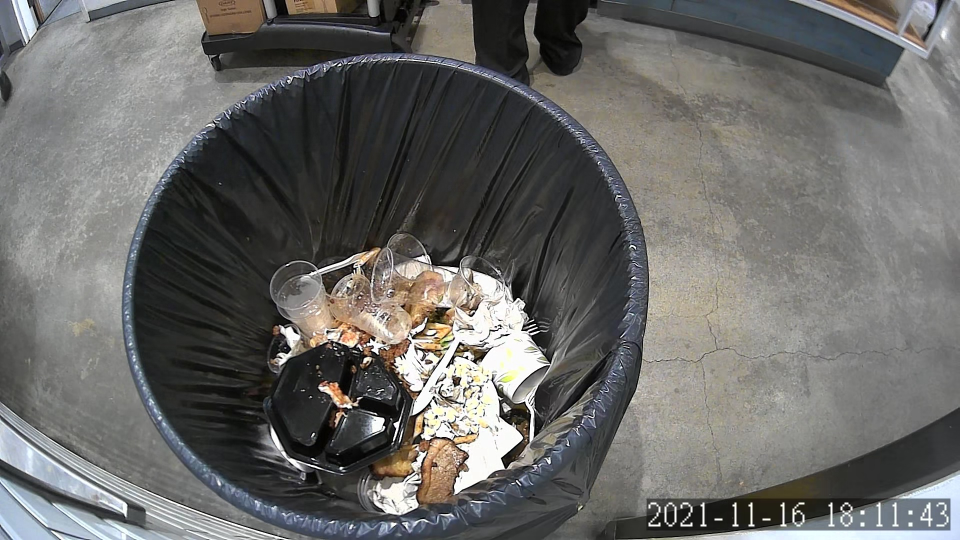
#> input picture images/Test_Set/frame104_11-16_1819_Front.jpg, 1920 x 1080 px, found by its file name (shown at 1/2 size); its folder holds only this picture in this run
$ python blackened_image_noise.py
#> lines starting #> are read from the running program, lines starting #| are printed output that depends on the picture; after the words box and inside, x2 and y2 are one past the last pixel; in counts of white or black regions, pixels touching at a corner belong together
import cv2
import numpy as np
import os

# Tuned Circle Parameter to find optimal circle. Will likely need to tune for
# each individual image
minDist = 100
param1 = 30 #500
param2 = 50 #200 #smaller value-> more false circles
minRadius = 200
maxRadius = 1000 #10

read_directory = r'C:\Users\IvanZou\OneDrive\Documents\OpenCV_Python3\Waste_Detection\images\Test_Set'
write_directory = r'C:\Users\IvanZou\OneDrive\Documents\OpenCV_Python3\Waste_Detection\images\Masked_Test'

for filename in os.listdir(read_directory):
  if filename.endswith(".jpg") or filename.endswith(".png"):
    path = os.path.join(read_directory, filename)

    img = cv2.imread(path)
#> img is the input picture: shape (1080, 1920, 3); mean B, G, R 103.2, 105.3, 105.9
    img = cv2.resize(img, (920, 540))
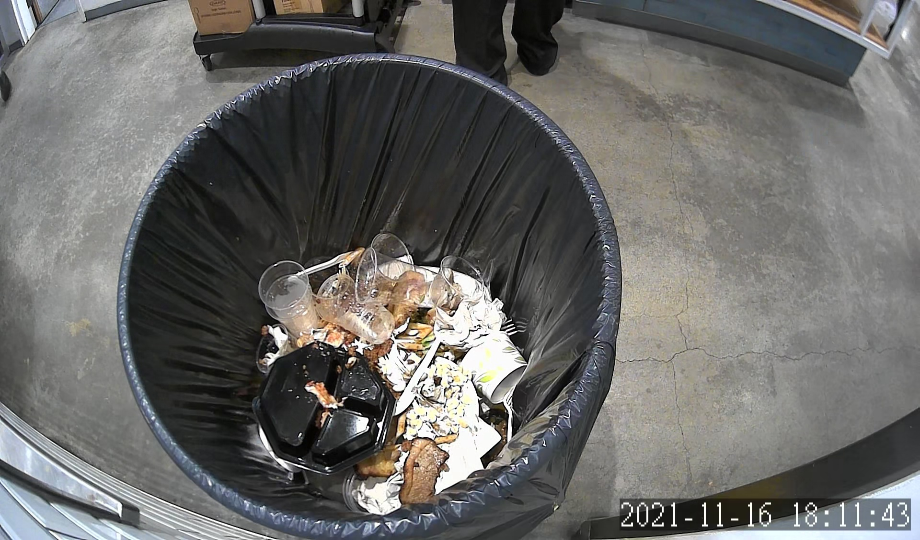
#> img: shape (540, 920, 3); mean B, G, R 103.1, 105.3, 105.9
    gray = cv2.cvtColor(img, cv2.COLOR_BGR2GRAY)
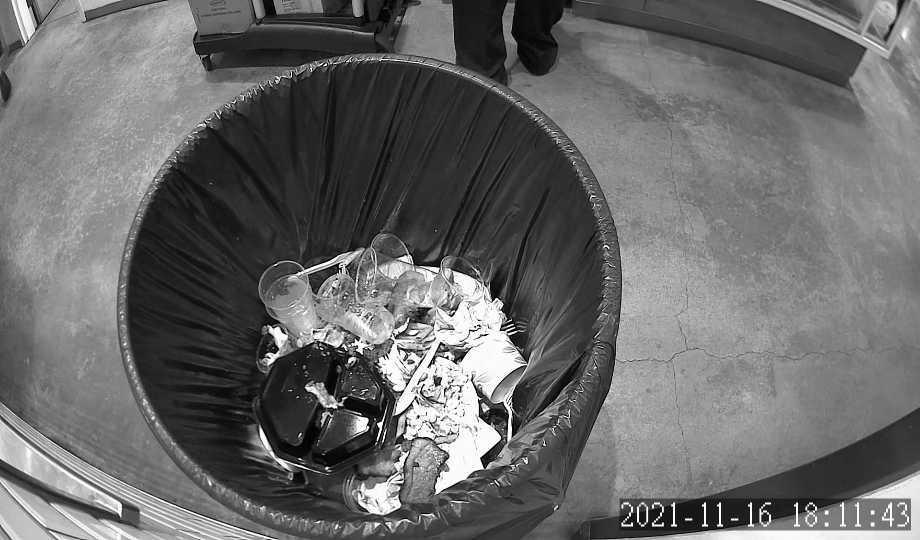
#> gray: shape (540, 920); min 0, max 255, mean 105.2

    blurred = cv2.medianBlur(gray, 25) #cv2.bilateralFilter(gray,10,50,50)
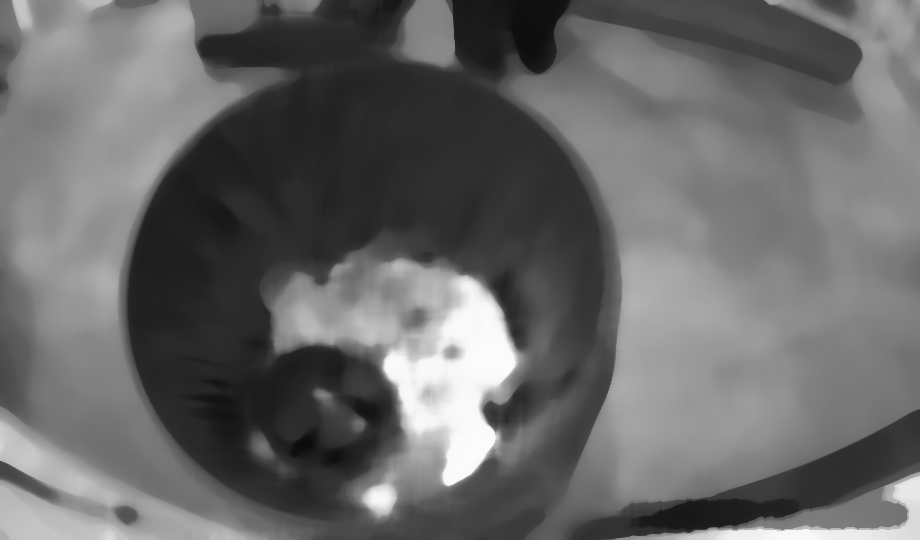
#> blurred: shape (540, 920); min 12, max 251, mean 104.5
    circles = cv2.HoughCircles(blurred, cv2.HOUGH_GRADIENT, 1, minDist, param1=param1, param2=param2, minRadius=minRadius, maxRadius=maxRadius)
#> circles = [[349.5, 295.5, 226.6]]

    if circles is None:
      print(filename)
      continue

    max_area_i = []
    max_area = 0
    if circles is not None:
      circles = np.uint16(np.around(circles))
#> circles = [[350, 296, 227]]
      for i in circles[0,:]:
        print(circles)
        # if (((i[0] < 800 and i[0] > 200) or (i[1] > 100 and i[1] < 800)) and (i[2] > 200 and i[2] < 300)):
        if ((i[0] < 600) and (i[1] > 200)):
          area = 3.14 * i[2] * i[2]
          if area > max_area:
            max_area_i = i
            max_area = area
#> this loop made 1 pass
#> (area, max_area_i, max_area) on pass 1: (161801.1, [350, 296, 227], 161801.1)
#| [[[350 296 227]]]
#> after the loop, max_area = 161801.1

    cv2.circle(img, (max_area_i[0], max_area_i[1]), max_area_i[2], (0, 0, 0), 2)
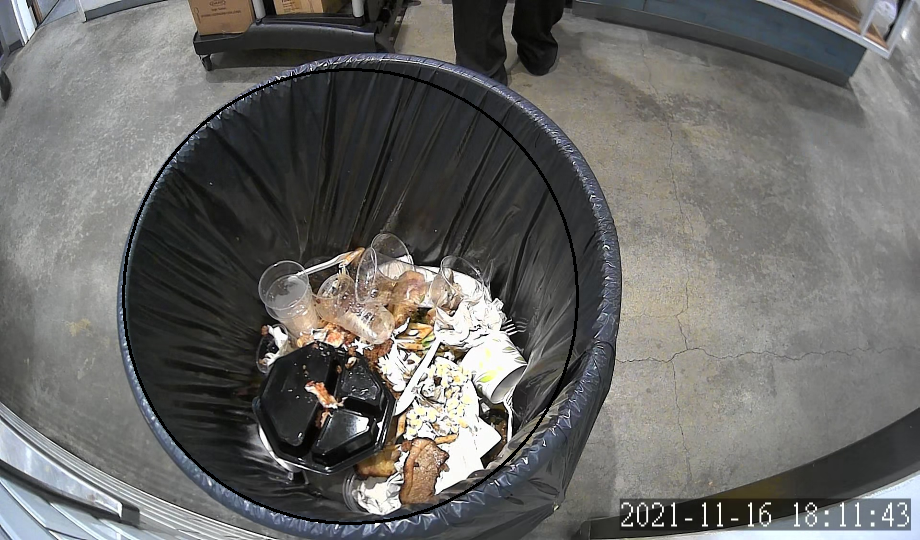
#> img: shape (540, 920, 3); 0.86% of pixels changed, all inside (x1, y1, x2, y2) = (122, 68, 579, 525)

    mask = np.zeros_like(img)
    mask = cv2.circle(mask, (max_area_i[0], max_area_i[1]), max_area_i[2], (255,255,255), -1)
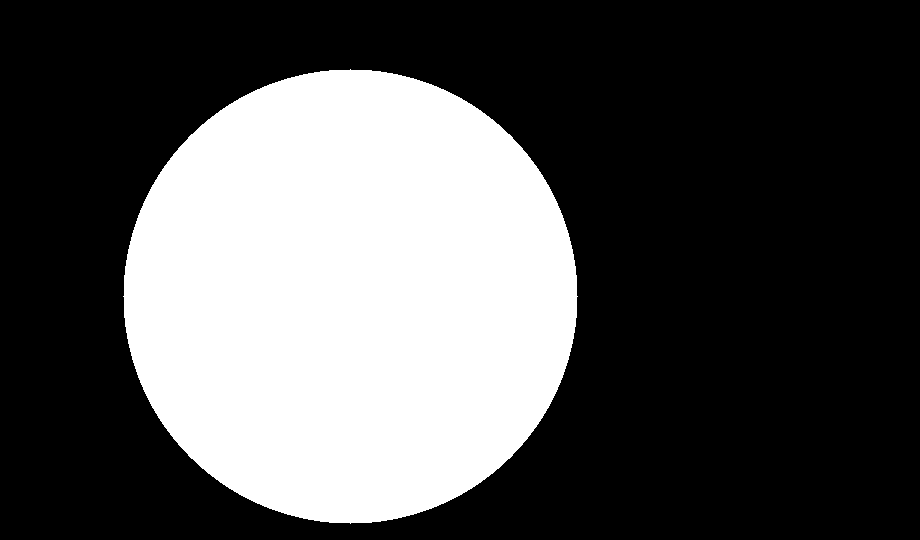
#> mask: shape (540, 920, 3); 32.6% white; 1 white region, box (x1, y1, x2, y2) and area: (123, 69, 578, 524) 161837

    # apply mask to image
    result = cv2.bitwise_and(img, mask)
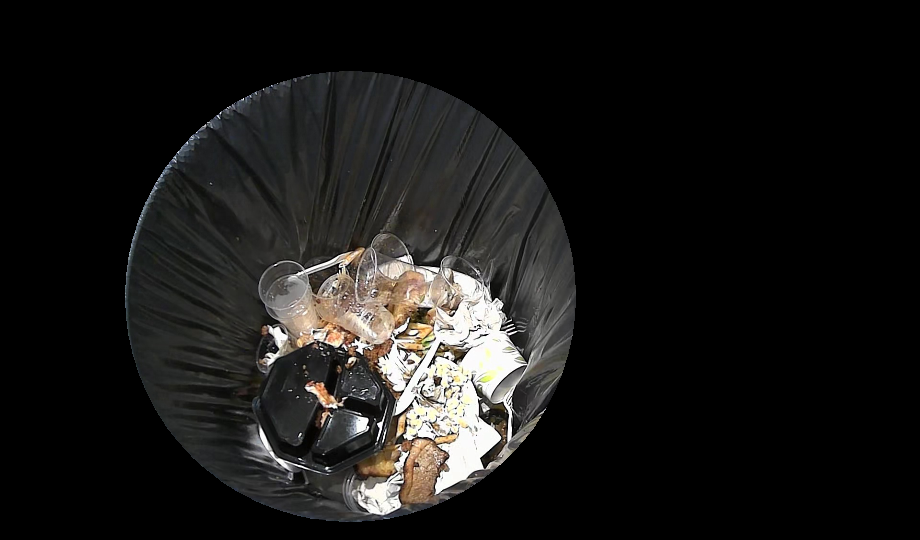
#> result: shape (540, 920, 3); mean B, G, R 23.4, 24.7, 25.5

    os.chdir(write_directory)
    cv2.imwrite(filename, result)

  else:
    continue

$ run again, on images/Test_Set/frame148_11-16_1253_Front.jpg
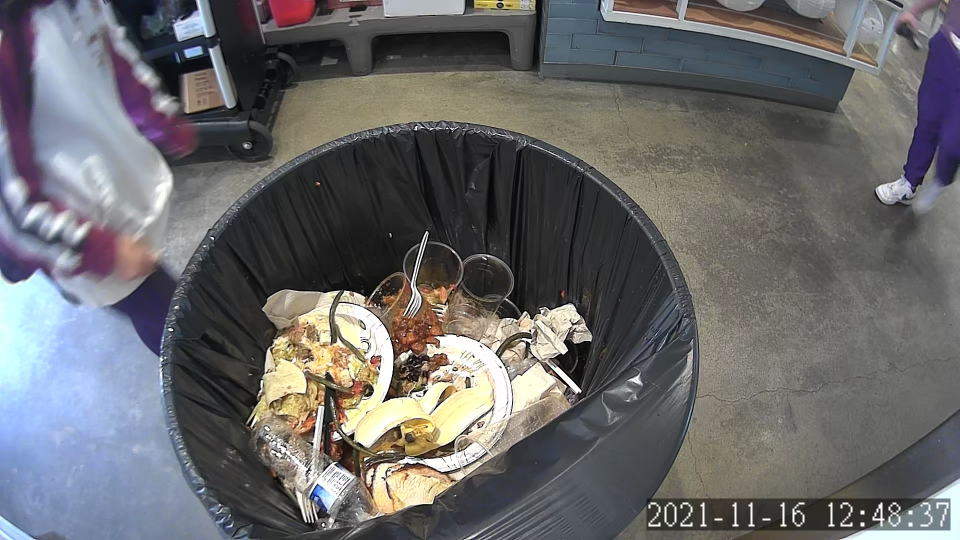
#> input picture images/Test_Set/frame148_11-16_1253_Front.jpg, 1920 x 1080 px, found by its file name (shown at 1/2 size)
#> img is the input picture: shape (1080, 1920, 3); mean B, G, R 106.4, 105.2, 105.5
#> `blurred = cv2.medianBlur(gray, 25)`:
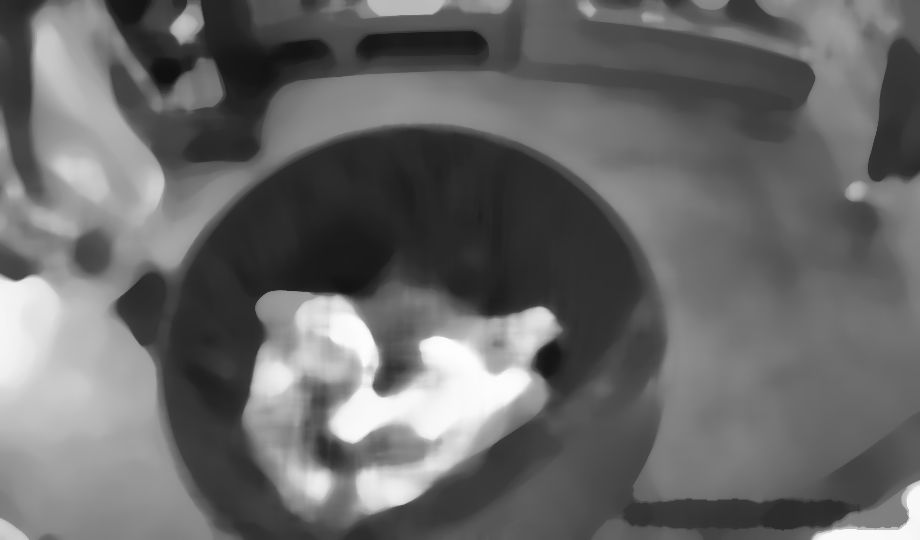
#> blurred: shape (540, 920); min 15, max 253, mean 104.8
#> `circles = cv2.HoughCircles(blurred, cv2.HOUGH_GRADIENT, 1, minDist, pa..`: circles = [[414.5, 376.5, 249.2]]
#> `circles = np.uint16(np.around(circles))`: circles = [[414, 376, 249]]
#> the loop `for i in circles[0,:]:` made 1 pass
#> (area, max_area_i, max_area) on pass 1: (194683.1, [414, 376, 249], 194683.1)
#> (printed output is left out)
#> after the loop `for i in circles[0,:]:`: max_area = 194683.1
#> mask: shape (540, 920, 3); 34.7% white; 1 white region, box (x1, y1, x2, y2) and area: (165, 127, 664, 540) 172473
#> `result = cv2.bitwise_and(img, mask)`:
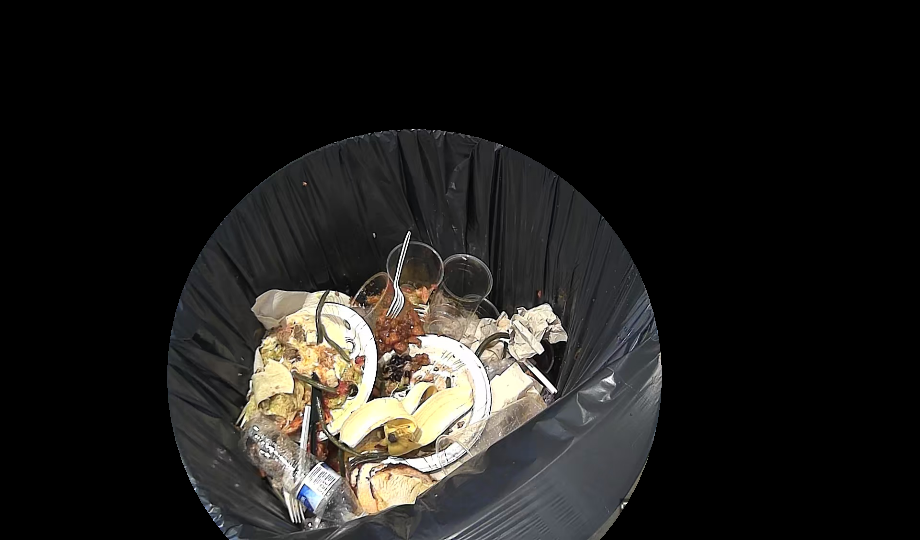
#> result: shape (540, 920, 3); mean B, G, R 28.7, 31, 32.3

$ run again, on images/Test_Set/frame156_11-16_1223_Front.jpg
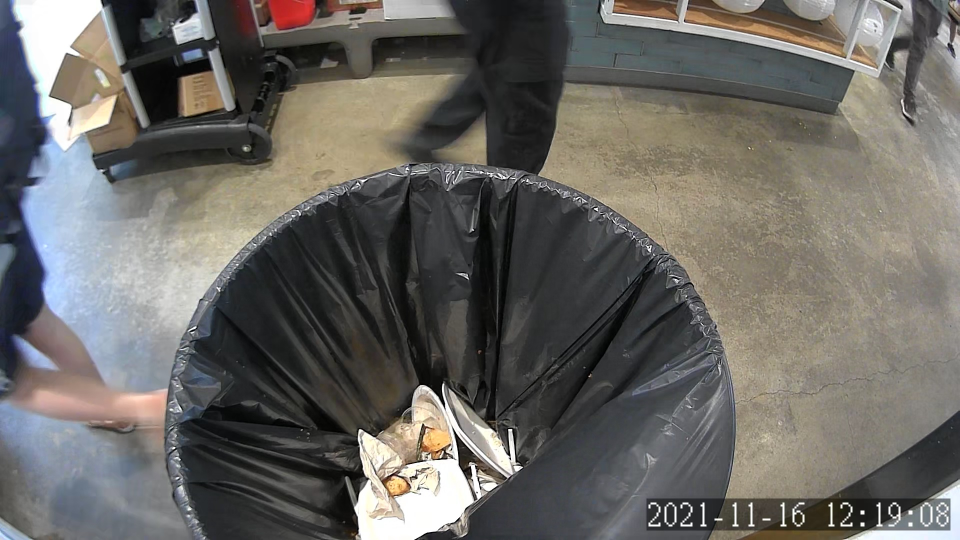
#> input picture images/Test_Set/frame156_11-16_1223_Front.jpg, 1920 x 1080 px, found by its file name (shown at 1/2 size)
#> img is the input picture: shape (1080, 1920, 3); mean B, G, R 99.5, 103.8, 106.1
#> `blurred = cv2.medianBlur(gray, 25)`:
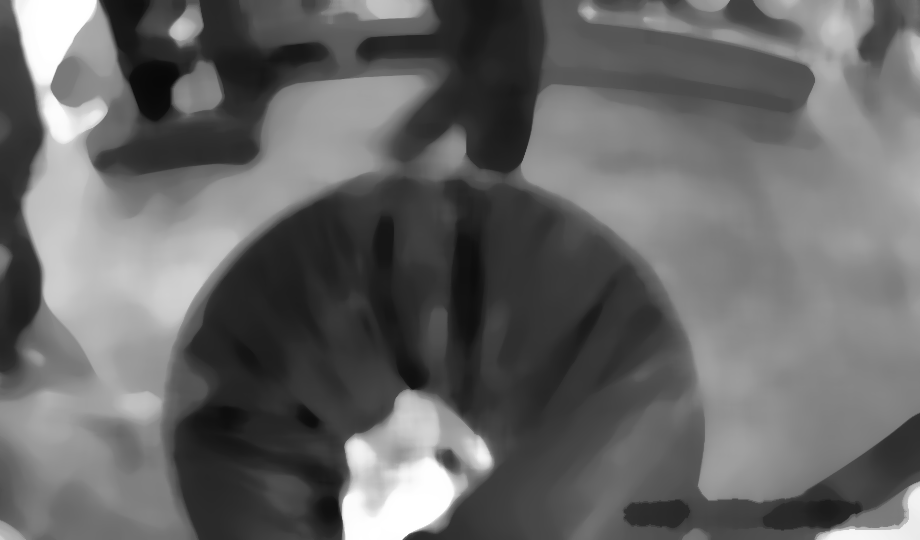
#> blurred: shape (540, 920); min 8, max 255, mean 103
#> `circles = cv2.HoughCircles(blurred, cv2.HOUGH_GRADIENT, 1, minDist, pa..`: circles = [[439.5, 432.5, 265.8]]
#> `circles = np.uint16(np.around(circles))`: circles = [[440, 432, 266]]
#> the loop `for i in circles[0,:]:` made 1 pass
#> (area, max_area_i, max_area) on pass 1: (222173.8, [440, 432, 266], 222173.8)
#> (printed output is left out)
#> after the loop `for i in circles[0,:]:`: max_area = 222173.8
#> mask: shape (540, 920, 3); 33.6% white; 1 white region, box (x1, y1, x2, y2) and area: (174, 166, 707, 540) 166708
#> `result = cv2.bitwise_and(img, mask)`:
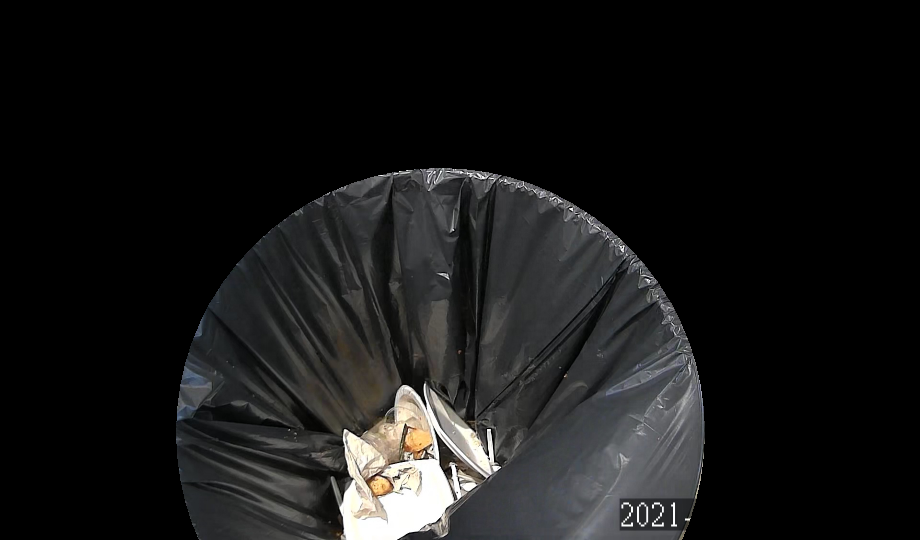
#> result: shape (540, 920, 3); mean B, G, R 23, 23.2, 23.2

$ run again, on images/Test_Set/frame164_11-16_1238_Front.jpg
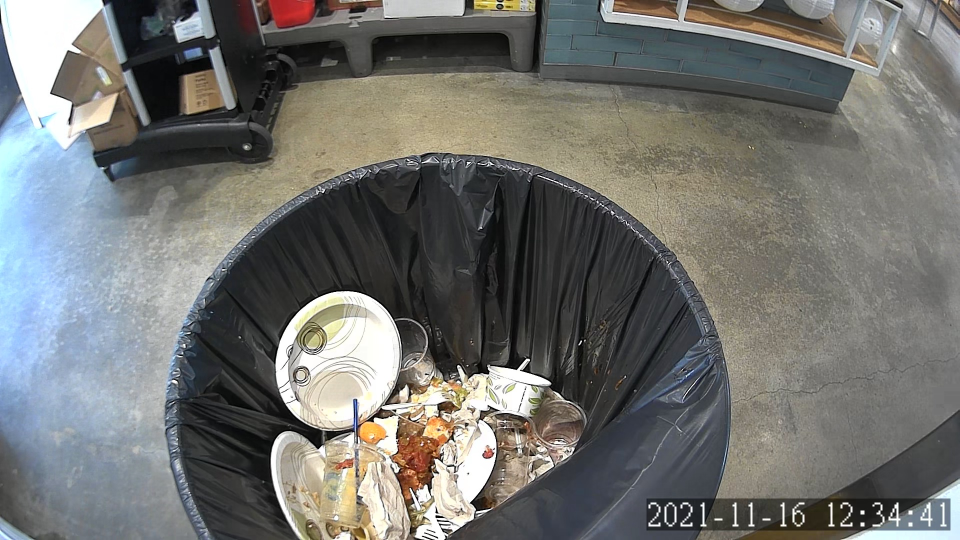
#> input picture images/Test_Set/frame164_11-16_1238_Front.jpg, 1920 x 1080 px, found by its file name (shown at 1/2 size)
#> img is the input picture: shape (1080, 1920, 3); mean B, G, R 111.9, 114.8, 114.1
#> `blurred = cv2.medianBlur(gray, 25)`:
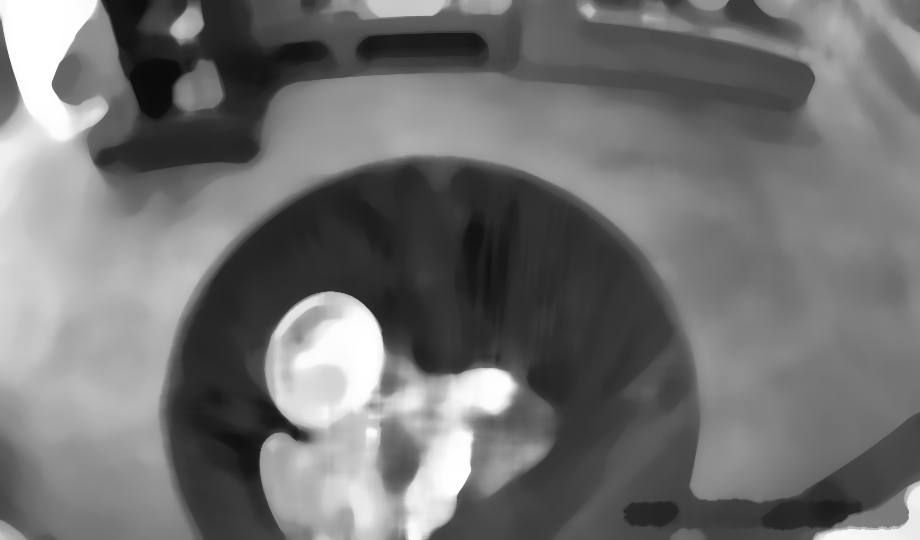
#> blurred: shape (540, 920); min 11, max 255, mean 113.6
#> `circles = cv2.HoughCircles(blurred, cv2.HOUGH_GRADIENT, 1, minDist, pa..`: circles = [[436.5, 419.5, 264.1]]
#> `circles = np.uint16(np.around(circles))`: circles = [[436, 420, 264]]
#> the loop `for i in circles[0,:]:` made 1 pass
#> (area, max_area_i, max_area) on pass 1: (218845.4, [436, 420, 264], 218845.4)
#> (printed output is left out)
#> after the loop `for i in circles[0,:]:`: max_area = 218845.4
#> mask: shape (540, 920, 3); 34.3% white; 1 white region, box (x1, y1, x2, y2) and area: (172, 156, 701, 540) 170310
#> `result = cv2.bitwise_and(img, mask)`:
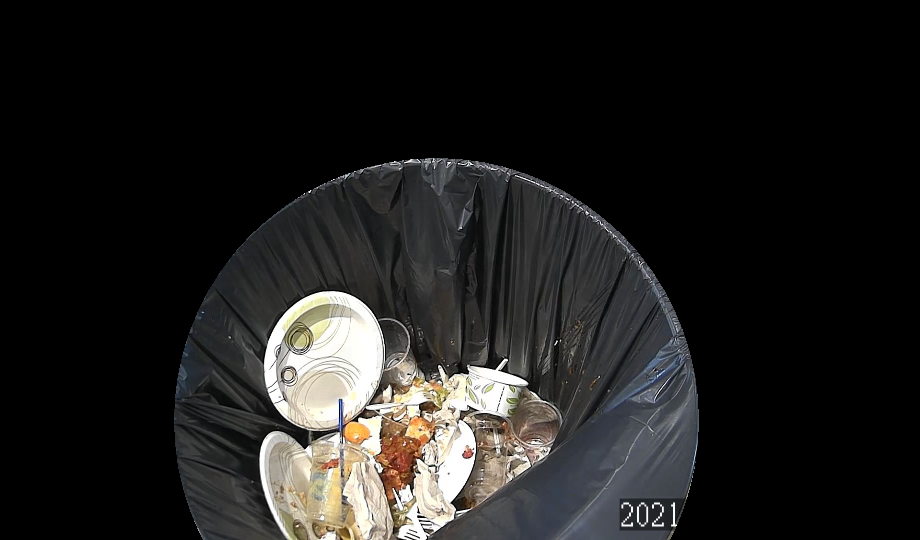
#> result: shape (540, 920, 3); mean B, G, R 29.8, 30.9, 31.7
